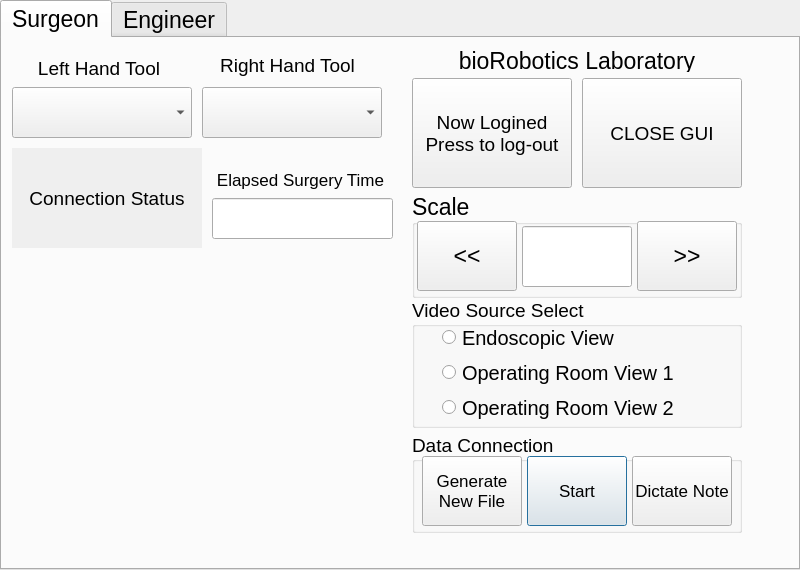
<?xml version="1.0" encoding="UTF-8"?>
<ui version="4.0">
 <class>SIForm</class>
 <widget class="QDialog" name="SIForm">
  <property name="geometry">
   <rect>
    <x>0</x>
    <y>0</y>
    <width>800</width>
    <height>570</height>
   </rect>
  </property>
  <property name="windowTitle">
   <string>Surgeon's GUI for a BRL's Laparoscopic Robot System</string>
  </property>
  <widget class="QTabWidget" name="tabWidget">
   <property name="geometry">
    <rect>
     <x>0</x>
     <y>0</y>
     <width>800</width>
     <height>570</height>
    </rect>
   </property>
   <property name="font">
    <font>
     <family>Arial</family>
     <pointsize>17</pointsize>
     <weight>50</weight>
     <italic>false</italic>
     <bold>false</bold>
     <underline>false</underline>
     <strikeout>false</strikeout>
    </font>
   </property>
   <property name="autoFillBackground">
    <bool>true</bool>
   </property>
   <property name="currentIndex">
    <number>0</number>
   </property>
   <widget class="QWidget" name="tab">
    <attribute name="title">
     <string>Surgeon</string>
    </attribute>
    <widget class="QGroupBox" name="groupBox_DataCollection">
     <property name="geometry">
      <rect>
       <x>410</x>
       <y>395</y>
       <width>330</width>
       <height>100</height>
      </rect>
     </property>
     <property name="font">
      <font>
       <family>Arial</family>
       <pointsize>14</pointsize>
       <weight>50</weight>
       <italic>false</italic>
       <bold>false</bold>
       <underline>false</underline>
       <strikeout>false</strikeout>
      </font>
     </property>
     <property name="title">
      <string>Data Connection</string>
     </property>
     <widget class="QPushButton" name="DC_saveButton">
      <property name="geometry">
       <rect>
        <x>115</x>
        <y>23</y>
        <width>100</width>
        <height>70</height>
       </rect>
      </property>
      <property name="font">
       <font>
        <family>Arial</family>
        <pointsize>13</pointsize>
        <weight>50</weight>
        <italic>false</italic>
        <bold>false</bold>
        <underline>false</underline>
        <strikeout>false</strikeout>
       </font>
      </property>
      <property name="text">
       <string>Start</string>
      </property>
     </widget>
     <widget class="QPushButton" name="DC_dictateButton">
      <property name="geometry">
       <rect>
        <x>220</x>
        <y>23</y>
        <width>100</width>
        <height>70</height>
       </rect>
      </property>
      <property name="font">
       <font>
        <family>Arial</family>
        <pointsize>13</pointsize>
        <weight>50</weight>
        <italic>false</italic>
        <bold>false</bold>
        <underline>false</underline>
        <strikeout>false</strikeout>
       </font>
      </property>
      <property name="text">
       <string>Dictate Note</string>
      </property>
     </widget>
     <widget class="QPushButton" name="DC_newButton">
      <property name="geometry">
       <rect>
        <x>10</x>
        <y>23</y>
        <width>100</width>
        <height>70</height>
       </rect>
      </property>
      <property name="font">
       <font>
        <family>Arial</family>
        <pointsize>13</pointsize>
        <weight>50</weight>
        <italic>false</italic>
        <bold>false</bold>
        <underline>false</underline>
        <strikeout>false</strikeout>
       </font>
      </property>
      <property name="text">
       <string>Generate
New File</string>
      </property>
     </widget>
    </widget>
    <widget class="QGroupBox" name="buttonGroup_View">
     <property name="geometry">
      <rect>
       <x>410</x>
       <y>260</y>
       <width>330</width>
       <height>130</height>
      </rect>
     </property>
     <property name="font">
      <font>
       <family>Arial</family>
       <pointsize>14</pointsize>
       <weight>50</weight>
       <italic>false</italic>
       <bold>false</bold>
       <underline>false</underline>
       <strikeout>false</strikeout>
      </font>
     </property>
     <property name="title">
      <string>Video Source Select </string>
     </property>
     <widget class="QRadioButton" name="RB_View_Endoscope">
      <property name="geometry">
       <rect>
        <x>30</x>
        <y>24</y>
        <width>271</width>
        <height>31</height>
       </rect>
      </property>
      <property name="font">
       <font>
        <family>Arial</family>
        <pointsize>15</pointsize>
        <weight>50</weight>
        <italic>false</italic>
        <bold>false</bold>
        <underline>false</underline>
        <strikeout>false</strikeout>
       </font>
      </property>
      <property name="text">
       <string>Endoscopic View</string>
      </property>
     </widget>
     <widget class="QRadioButton" name="RB_View_OR2">
      <property name="geometry">
       <rect>
        <x>30</x>
        <y>94</y>
        <width>271</width>
        <height>31</height>
       </rect>
      </property>
      <property name="font">
       <font>
        <family>Arial</family>
        <pointsize>15</pointsize>
        <weight>50</weight>
        <italic>false</italic>
        <bold>false</bold>
        <underline>false</underline>
        <strikeout>false</strikeout>
       </font>
      </property>
      <property name="text">
       <string>Operating Room View 2</string>
      </property>
     </widget>
     <widget class="QRadioButton" name="RB_View_OR">
      <property name="geometry">
       <rect>
        <x>30</x>
        <y>59</y>
        <width>271</width>
        <height>31</height>
       </rect>
      </property>
      <property name="font">
       <font>
        <family>Arial</family>
        <pointsize>15</pointsize>
        <weight>50</weight>
        <italic>false</italic>
        <bold>false</bold>
        <underline>false</underline>
        <strikeout>false</strikeout>
       </font>
      </property>
      <property name="text">
       <string>Operating Room View 1</string>
      </property>
     </widget>
    </widget>
    <widget class="QGroupBox" name="groupBox_Scale">
     <property name="geometry">
      <rect>
       <x>410</x>
       <y>155</y>
       <width>330</width>
       <height>105</height>
      </rect>
     </property>
     <property name="title">
      <string>Scale</string>
     </property>
     <widget class="QPushButton" name="scaleDecreaseButton">
      <property name="geometry">
       <rect>
        <x>5</x>
        <y>28</y>
        <width>100</width>
        <height>70</height>
       </rect>
      </property>
      <property name="text">
       <string>&lt;&lt;</string>
      </property>
     </widget>
     <widget class="QPushButton" name="scaleIncreaseButton">
      <property name="geometry">
       <rect>
        <x>225</x>
        <y>28</y>
        <width>100</width>
        <height>70</height>
       </rect>
      </property>
      <property name="text">
       <string>&gt;&gt;</string>
      </property>
     </widget>
     <widget class="QLineEdit" name="scaleLineEdit">
      <property name="geometry">
       <rect>
        <x>110</x>
        <y>33</y>
        <width>110</width>
        <height>61</height>
       </rect>
      </property>
      <property name="focusPolicy">
       <enum>Qt::NoFocus</enum>
      </property>
      <property name="alignment">
       <set>Qt::AlignHCenter</set>
      </property>
      <property name="readOnly">
       <bool>true</bool>
      </property>
     </widget>
    </widget>
    <widget class="QPushButton" name="okButton">
     <property name="geometry">
      <rect>
       <x>580</x>
       <y>40</y>
       <width>160</width>
       <height>110</height>
      </rect>
     </property>
     <property name="font">
      <font>
       <family>Arial</family>
       <pointsize>14</pointsize>
       <weight>50</weight>
       <italic>false</italic>
       <bold>false</bold>
       <underline>false</underline>
       <strikeout>false</strikeout>
      </font>
     </property>
     <property name="text">
      <string>CLOSE GUI</string>
     </property>
    </widget>
    <widget class="QPushButton" name="connectionButton">
     <property name="geometry">
      <rect>
       <x>10</x>
       <y>110</y>
       <width>190</width>
       <height>100</height>
      </rect>
     </property>
     <property name="font">
      <font>
       <family>Arial</family>
       <pointsize>14</pointsize>
       <weight>50</weight>
       <italic>false</italic>
       <bold>false</bold>
       <underline>false</underline>
       <strikeout>false</strikeout>
      </font>
     </property>
     <property name="autoFillBackground">
      <bool>true</bool>
     </property>
     <property name="text">
      <string>Connection Status</string>
     </property>
     <property name="iconSize">
      <size>
       <width>190</width>
       <height>100</height>
      </size>
     </property>
     <property name="flat">
      <bool>true</bool>
     </property>
    </widget>
    <widget class="QLabel" name="label">
     <property name="geometry">
      <rect>
       <x>20</x>
       <y>20</y>
       <width>154</width>
       <height>21</height>
      </rect>
     </property>
     <property name="font">
      <font>
       <family>Arial</family>
       <pointsize>14</pointsize>
       <weight>50</weight>
       <italic>false</italic>
       <bold>false</bold>
       <underline>false</underline>
       <strikeout>false</strikeout>
      </font>
     </property>
     <property name="text">
      <string>Left Hand Tool</string>
     </property>
     <property name="textFormat">
      <enum>Qt::AutoText</enum>
     </property>
     <property name="alignment">
      <set>Qt::AlignCenter</set>
     </property>
    </widget>
    <widget class="QLabel" name="label_2">
     <property name="geometry">
      <rect>
       <x>200</x>
       <y>10</y>
       <width>171</width>
       <height>35</height>
      </rect>
     </property>
     <property name="font">
      <font>
       <family>Arial</family>
       <pointsize>14</pointsize>
       <weight>50</weight>
       <italic>false</italic>
       <bold>false</bold>
       <underline>false</underline>
       <strikeout>false</strikeout>
      </font>
     </property>
     <property name="text">
      <string>Right Hand Tool</string>
     </property>
     <property name="alignment">
      <set>Qt::AlignCenter</set>
     </property>
    </widget>
    <widget class="QLabel" name="label_3">
     <property name="geometry">
      <rect>
       <x>213</x>
       <y>130</y>
       <width>171</width>
       <height>23</height>
      </rect>
     </property>
     <property name="font">
      <font>
       <family>Arial</family>
       <pointsize>13</pointsize>
       <weight>50</weight>
       <italic>false</italic>
       <bold>false</bold>
       <underline>false</underline>
       <strikeout>false</strikeout>
      </font>
     </property>
     <property name="text">
      <string>Elapsed Surgery Time</string>
     </property>
     <property name="alignment">
      <set>Qt::AlignCenter</set>
     </property>
    </widget>
    <widget class="QPushButton" name="startButton">
     <property name="geometry">
      <rect>
       <x>4</x>
       <y>220</y>
       <width>390</width>
       <height>280</height>
      </rect>
     </property>
     <property name="font">
      <font>
       <family>Arial</family>
       <pointsize>24</pointsize>
       <weight>50</weight>
       <italic>false</italic>
       <bold>false</bold>
       <underline>false</underline>
       <strikeout>false</strikeout>
      </font>
     </property>
     <property name="text">
      <string/>
     </property>
     <property name="iconSize">
      <size>
       <width>390</width>
       <height>280</height>
      </size>
     </property>
     <property name="flat">
      <bool>true</bool>
     </property>
    </widget>
    <widget class="QLineEdit" name="lineEdit_Time">
     <property name="geometry">
      <rect>
       <x>210</x>
       <y>160</y>
       <width>181</width>
       <height>41</height>
      </rect>
     </property>
     <property name="focusPolicy">
      <enum>Qt::NoFocus</enum>
     </property>
     <property name="readOnly">
      <bool>true</bool>
     </property>
    </widget>
    <widget class="QPushButton" name="loginButton">
     <property name="geometry">
      <rect>
       <x>410</x>
       <y>40</y>
       <width>160</width>
       <height>110</height>
      </rect>
     </property>
     <property name="font">
      <font>
       <family>Arial</family>
       <pointsize>14</pointsize>
       <weight>50</weight>
       <italic>false</italic>
       <bold>false</bold>
       <underline>false</underline>
       <strikeout>false</strikeout>
      </font>
     </property>
     <property name="text">
      <string>Now Logined
Press to log-out</string>
     </property>
    </widget>
    <widget class="QPushButton" name="logoButton">
     <property name="geometry">
      <rect>
       <x>410</x>
       <y>10</y>
       <width>330</width>
       <height>25</height>
      </rect>
     </property>
     <property name="text">
      <string>bioRobotics Laboratory</string>
     </property>
     <property name="iconSize">
      <size>
       <width>330</width>
       <height>25</height>
      </size>
     </property>
     <property name="flat">
      <bool>true</bool>
     </property>
    </widget>
    <widget class="QComboBox" name="cB_LeftTool">
     <property name="geometry">
      <rect>
       <x>10</x>
       <y>49</y>
       <width>180</width>
       <height>51</height>
      </rect>
     </property>
     <property name="focusPolicy">
      <enum>Qt::NoFocus</enum>
     </property>
    </widget>
    <widget class="QComboBox" name="cB_RightTool">
     <property name="geometry">
      <rect>
       <x>200</x>
       <y>49</y>
       <width>180</width>
       <height>51</height>
      </rect>
     </property>
     <property name="focusPolicy">
      <enum>Qt::NoFocus</enum>
     </property>
    </widget>
   </widget>
   <widget class="QWidget" name="tab2">
    <attribute name="title">
     <string>Engineer</string>
    </attribute>
    <widget class="QGroupBox" name="buttonGroup_CM">
     <property name="geometry">
      <rect>
       <x>0</x>
       <y>130</y>
       <width>360</width>
       <height>100</height>
      </rect>
     </property>
     <property name="font">
      <font>
       <family>Arial</family>
       <pointsize>16</pointsize>
       <weight>50</weight>
       <italic>false</italic>
       <bold>false</bold>
       <underline>false</underline>
       <strikeout>false</strikeout>
      </font>
     </property>
     <property name="title">
      <string>Select Control Mode</string>
     </property>
     <widget class="QRadioButton" name="rB_CM_1D">
      <property name="geometry">
       <rect>
        <x>20</x>
        <y>36</y>
        <width>271</width>
        <height>17</height>
       </rect>
      </property>
      <property name="focusPolicy">
       <enum>Qt::NoFocus</enum>
      </property>
      <property name="text">
       <string>One Directional Control</string>
      </property>
     </widget>
     <widget class="QRadioButton" name="rB_CM_PP">
      <property name="geometry">
       <rect>
        <x>20</x>
        <y>68</y>
        <width>271</width>
        <height>17</height>
       </rect>
      </property>
      <property name="focusPolicy">
       <enum>Qt::NoFocus</enum>
      </property>
      <property name="text">
       <string>Position-Position Control</string>
      </property>
     </widget>
    </widget>
    <widget class="QLabel" name="label_4">
     <property name="geometry">
      <rect>
       <x>10</x>
       <y>240</y>
       <width>121</width>
       <height>27</height>
      </rect>
     </property>
     <property name="text">
      <string>IP Address</string>
     </property>
    </widget>
    <widget class="QLCDNumber" name="lCDNumber2">
     <property name="geometry">
      <rect>
       <x>210</x>
       <y>10</y>
       <width>160</width>
       <height>35</height>
      </rect>
     </property>
    </widget>
    <widget class="QPushButton" name="A_okButton">
     <property name="geometry">
      <rect>
       <x>210</x>
       <y>50</y>
       <width>160</width>
       <height>70</height>
      </rect>
     </property>
     <property name="focusPolicy">
      <enum>Qt::NoFocus</enum>
     </property>
     <property name="text">
      <string>CLOSE GUI</string>
     </property>
    </widget>
    <widget class="QPushButton" name="A_startButton">
     <property name="geometry">
      <rect>
       <x>10</x>
       <y>10</y>
       <width>191</width>
       <height>110</height>
      </rect>
     </property>
     <property name="focusPolicy">
      <enum>Qt::NoFocus</enum>
     </property>
     <property name="autoFillBackground">
      <bool>true</bool>
     </property>
     <property name="text">
      <string>START</string>
     </property>
     <property name="flat">
      <bool>true</bool>
     </property>
    </widget>
    <widget class="QComboBox" name="cB_IP">
     <property name="geometry">
      <rect>
       <x>10</x>
       <y>270</y>
       <width>351</width>
       <height>51</height>
      </rect>
     </property>
     <property name="font">
      <font>
       <family>Arial</family>
       <pointsize>14</pointsize>
       <weight>50</weight>
       <italic>false</italic>
       <bold>false</bold>
       <underline>false</underline>
       <strikeout>false</strikeout>
      </font>
     </property>
     <property name="focusPolicy">
      <enum>Qt::NoFocus</enum>
     </property>
    </widget>
    <widget class="QTextEdit" name="infoText">
     <property name="geometry">
      <rect>
       <x>375</x>
       <y>10</y>
       <width>390</width>
       <height>510</height>
      </rect>
     </property>
     <property name="font">
      <font>
       <family>Arial</family>
       <pointsize>11</pointsize>
       <weight>50</weight>
       <italic>false</italic>
       <bold>false</bold>
       <underline>false</underline>
       <strikeout>false</strikeout>
      </font>
     </property>
     <property name="focusPolicy">
      <enum>Qt::NoFocus</enum>
     </property>
     <property name="readOnly">
      <bool>true</bool>
     </property>
    </widget>
    <widget class="QLabel" name="label_5">
     <property name="geometry">
      <rect>
       <x>20</x>
       <y>350</y>
       <width>71</width>
       <height>20</height>
      </rect>
     </property>
     <property name="font">
      <font>
       <family>Arial</family>
       <pointsize>14</pointsize>
      </font>
     </property>
     <property name="text">
      <string>Theta 1</string>
     </property>
    </widget>
    <widget class="QLabel" name="label_6">
     <property name="geometry">
      <rect>
       <x>20</x>
       <y>380</y>
       <width>71</width>
       <height>20</height>
      </rect>
     </property>
     <property name="font">
      <font>
       <family>Arial</family>
       <pointsize>14</pointsize>
      </font>
     </property>
     <property name="text">
      <string>Theta 2</string>
     </property>
    </widget>
    <widget class="QLabel" name="label_7">
     <property name="geometry">
      <rect>
       <x>20</x>
       <y>410</y>
       <width>71</width>
       <height>20</height>
      </rect>
     </property>
     <property name="font">
      <font>
       <family>Arial</family>
       <pointsize>14</pointsize>
      </font>
     </property>
     <property name="text">
      <string>Theta 3</string>
     </property>
    </widget>
    <widget class="QDoubleSpinBox" name="camAngle1">
     <property name="geometry">
      <rect>
       <x>100</x>
       <y>350</y>
       <width>101</width>
       <height>22</height>
      </rect>
     </property>
     <property name="minimum">
      <double>-180.000000000000000</double>
     </property>
     <property name="maximum">
      <double>180.000000000000000</double>
     </property>
    </widget>
    <widget class="QDoubleSpinBox" name="camAngle2">
     <property name="geometry">
      <rect>
       <x>100</x>
       <y>380</y>
       <width>101</width>
       <height>22</height>
      </rect>
     </property>
     <property name="minimum">
      <double>-180.000000000000000</double>
     </property>
     <property name="maximum">
      <double>180.000000000000000</double>
     </property>
    </widget>
    <widget class="QDoubleSpinBox" name="camAngle3">
     <property name="geometry">
      <rect>
       <x>100</x>
       <y>410</y>
       <width>101</width>
       <height>22</height>
      </rect>
     </property>
     <property name="minimum">
      <double>-180.000000000000000</double>
     </property>
     <property name="maximum">
      <double>180.000000000000000</double>
     </property>
    </widget>
    <widget class="QCheckBox" name="ITPCheck">
     <property name="enabled">
      <bool>true</bool>
     </property>
     <property name="geometry">
      <rect>
       <x>30</x>
       <y>450</y>
       <width>311</width>
       <height>21</height>
      </rect>
     </property>
     <property name="text">
      <string>Use ITP Reference Frame</string>
     </property>
     <property name="checked">
      <bool>true</bool>
     </property>
    </widget>
   </widget>
  </widget>
 </widget>
 <resources/>
 <connections/>
</ui>
